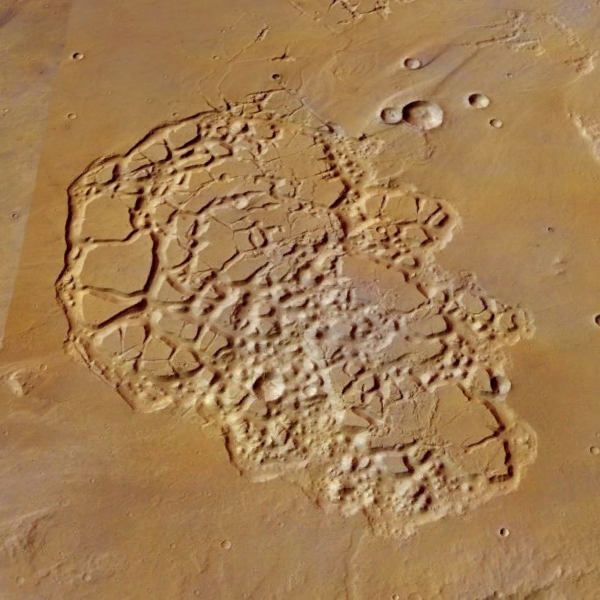
%> input picture chapter3/descripRecPreciAndMatch/descriptor/Chaos/view/6.png, 600 x 600 px
$ octave contrastHeatmap.m   (GNU Octave 9; MATLAB toolbox functions it lacks are replaced by stand-ins)
%> lines starting %> are read from the running program, lines starting %| are printed output that depends on the picture
%This code plots Fig5.4
clc
clear;

IMG={'Jezero Crater','Mawrth Vallis','Southwest Melas Chasma Landforms','Nili Fossae','Northeastern Syrtis Major Planitia'};

I0=imread(strcat('C:\Users\Public\Mars2020\',IMG{1},'\6.PNG'));
%> I0 is the input picture: size 600x600x3 uint8; mean R, G, B 162.4, 124.9, 81.8
grayImage=rgb2gray(I0);
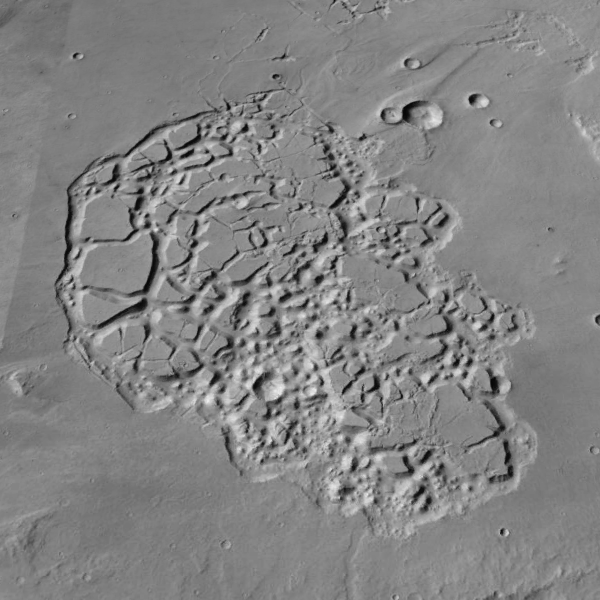
%> grayImage: size 600x600 uint8; min 6, max 237, mean 131.2
windowSize=29;
nHood = ones(windowSize);
sdImage = stdfilt(grayImage, nHood);
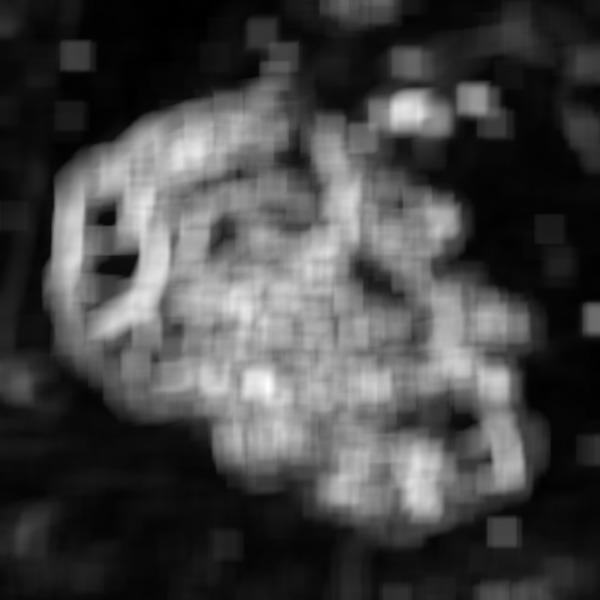
%> sdImage: size 600x600 double; min 1.45, max 59.68, mean 17.2; drawn with min black and max white
colormap('hot');   % set colormap
 imagesc(sdImage);        % draw image and scale colormap to values range
 colorbar;
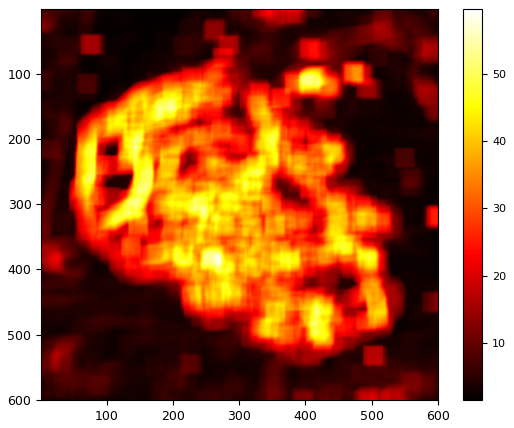
%> figure redrawn from the program's plot data

 %heatmap(flipud((sdImage)),'Standardize','COLUMN')
